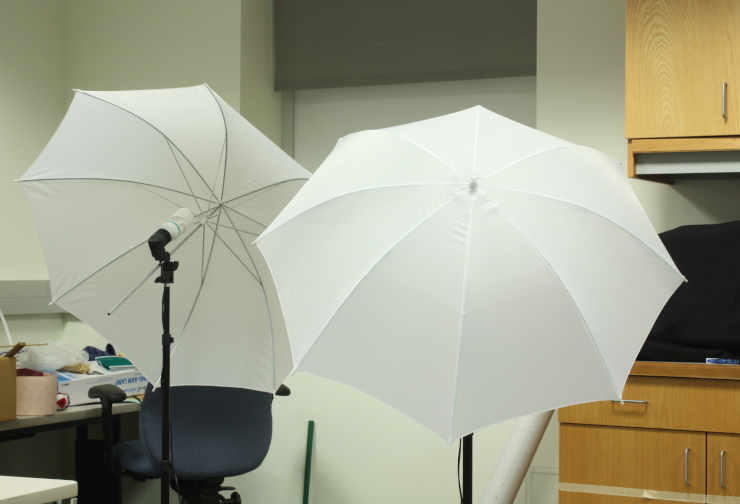
#> input picture Stereo Imagery/umbrellaR.png, 740 x 504 px
$ python 'Canny Edge.py'
#> lines starting #> are read from the running program, lines starting #| are printed output that depends on the picture
# -*- coding: utf-8 -*-
"""
Created on Sat May  1 11:15:53 2021

@author: Aryaan
"""
import numpy as np
import cv2
import sys
def nothing(x):
 pass
filename = 'umbrellaR.png'
img = cv2.imread(filename, cv2.IMREAD_GRAYSCALE)
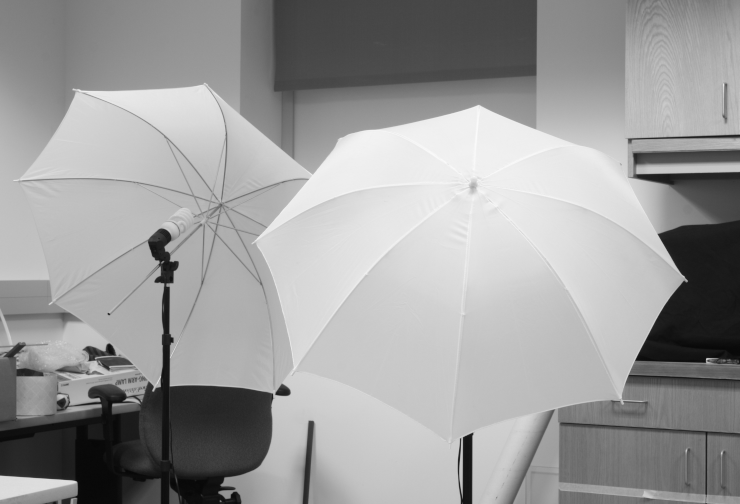
#> img: shape (504, 740); min 7, max 250, mean 155.8

cv2.namedWindow('Edge Detected Image', cv2.WINDOW_NORMAL)


# create trackbars for color change
cv2.createTrackbar('min','Edge Detected Image',0,300,nothing)
cv2.createTrackbar('max','Edge Detected Image',0,400,nothing)

while True:
        minimum = cv2.getTrackbarPos('min','Edge Detected Image')


        maximum = cv2.getTrackbarPos('max','Edge Detected Image')

        edges = cv2.Canny(img,minimum,maximum)
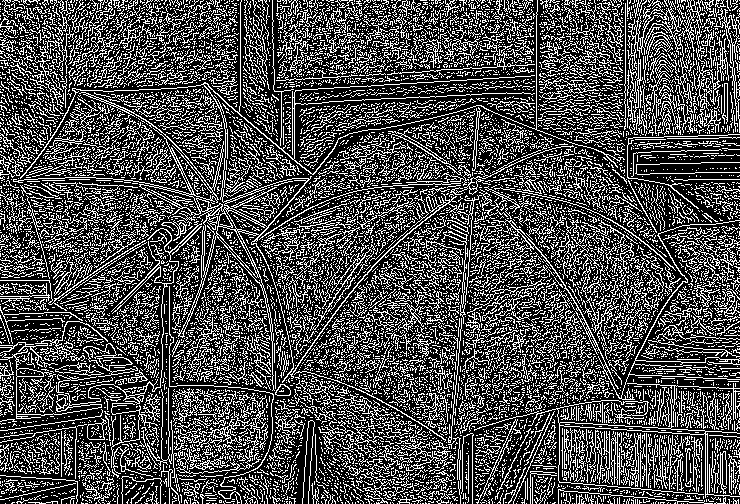
#> edges: shape (504, 740); 30% white in thin lines or dots


        # Show result
        cv2.imshow('Edge Detected Image', edges)
        key = cv2.waitKey(1)
#> (key Esc is pressed here)
        if key == ord(' ') or key == 27:
            break

cv2.destroyAllWindows()

$ run again, with Stereo Imagery/umbrellaL.png copied over Stereo Imagery/umbrellaR.png
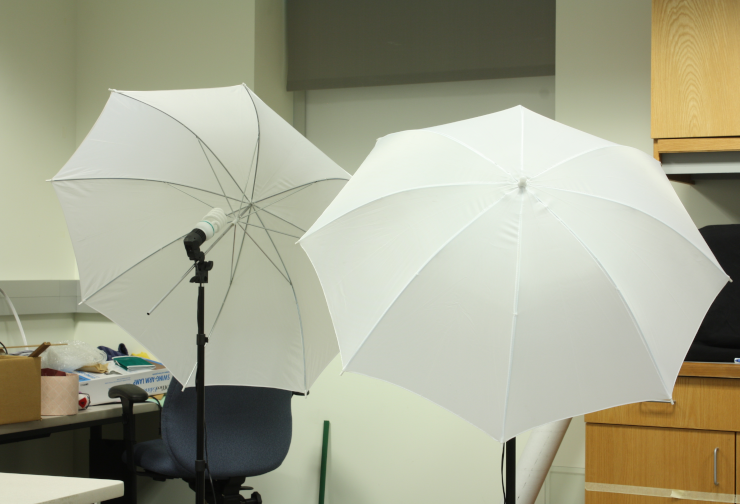
#> input picture Stereo Imagery/umbrellaL.png, 740 x 504 px
#> `img = cv2.imread(filename, cv2.IMREAD_GRAYSCALE)`:
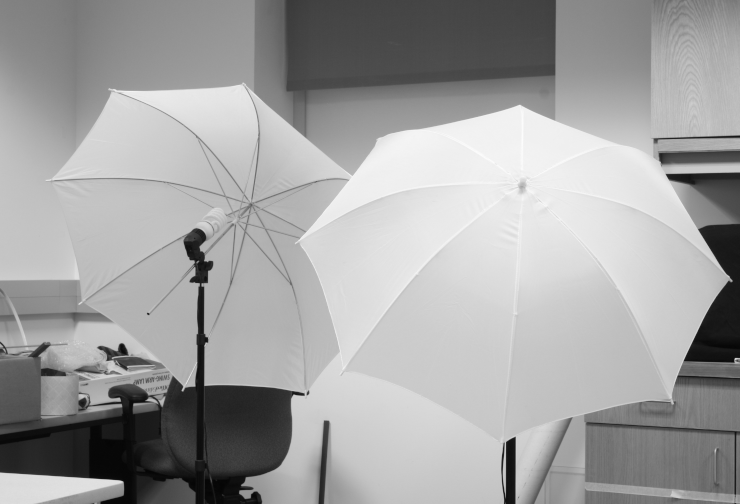
#> img: shape (504, 740); min 5, max 252, mean 161.7
#> `edges = cv2.Canny(img,minimum,maximum)`:
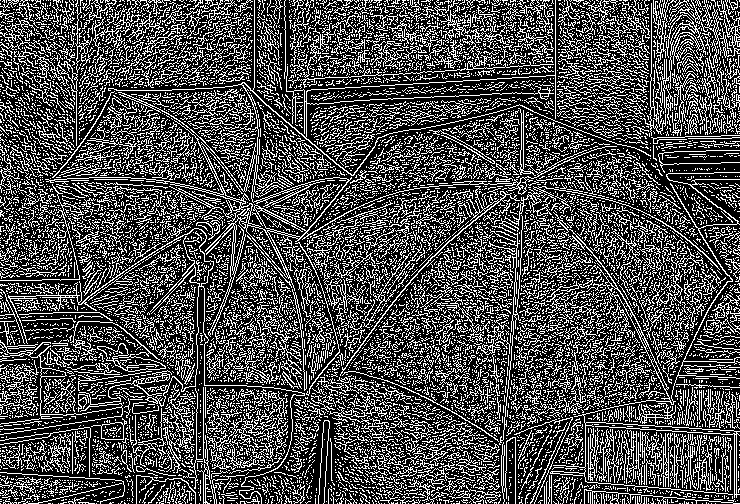
#> edges: shape (504, 740); 30.1% white in thin lines or dots
